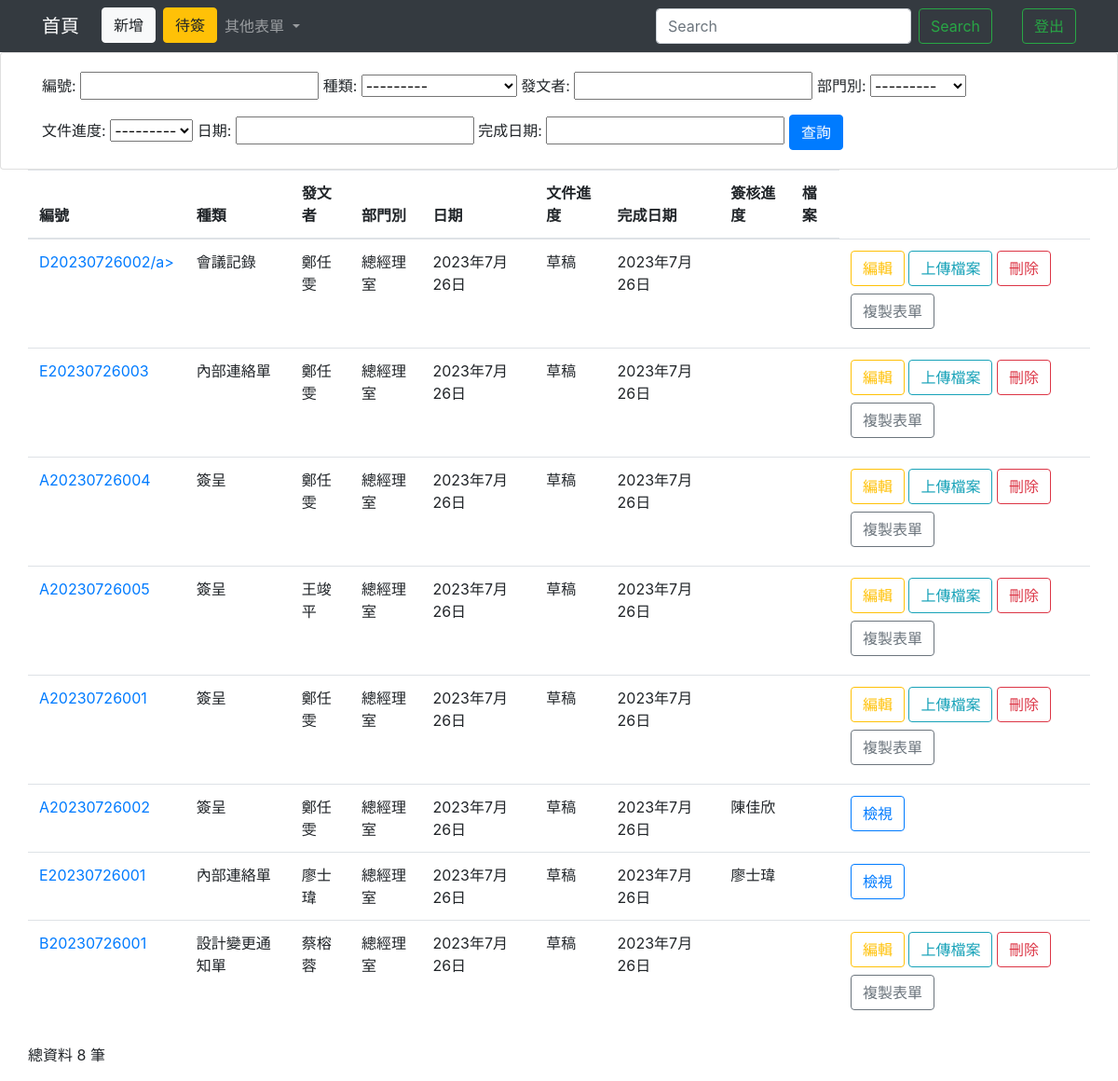
Page /homeIndex/ on the earlier database version.
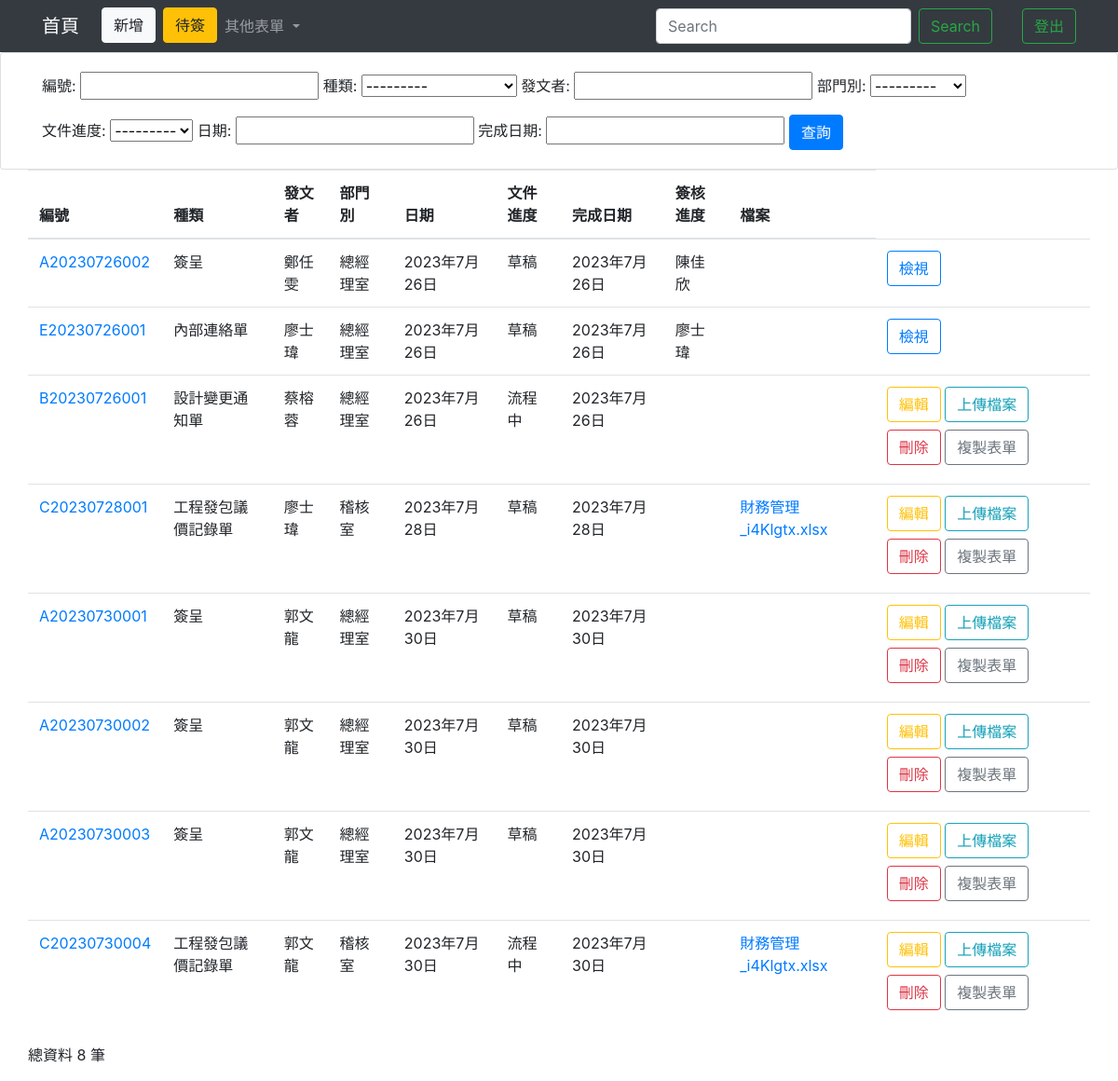
Same page on the later database version.
### testapp/models.py (models this page shows)
class Home(models.Model):
    TYPE = (("簽呈","簽呈"),("會議記錄","會議記錄"),("內部連絡單","內部連絡單"),
            ("工程發包議價記錄單","工程發包議價記錄單"),("設計變更通知單","設計變更通知單"))
    DEP = (("總經理室","總經理室"),("稽核室","稽核室"),("文管中心","文管中心"),
            ("管理部","管理部"),("業務設計部","業務設計部"),("廠務部","廠務部"))
    PRO = (("草稿","草稿"),("流程中","流程中"),("廢單","廢單"),("結案","結案"))
    REC = (("None","無"),("郭文龍","郭文龍"),("侯國興","侯國興"),("郭文河","郭文河"),("高晟琅","高晟琅"),("黃睿堂","黃睿堂"),("鄭任雯","鄭任雯"),("高麗華","高麗華"),("侯宗仁","侯宗仁"),("黃美禎","黃美禎"),("江水木","江水木"),("吳建進","吳建進"),("王韋盛","王韋盛"),("陳佳欣","陳佳欣"),("蔡孟亭","蔡孟亭"),("馮文明","馮文明"),("陳恆瑞","陳恆瑞"),("郭文欽","郭文欽"),("陳春能","陳春能"),("黃春北","黃春北"))
    cNumber = models.CharField(max_length=50, default='', null=False)
    cAuther = models.CharField(max_length=20, null=False)#姓名
    cDepartment = models.CharField(max_length=50,null=False, choices=DEP)#單位
    cType = models.CharField(max_length=10,default=" ",null=False, choices=TYPE)
    cProgress = models.CharField(max_length=20,null=False,default='',choices=PRO)
    cDate = models.DateField(null=False)#日期
    cEndDate = models.DateField(blank=True, null=True)
    cLock = models.CharField(max_length=5,null=False,default='否')
    cReceive  = models.CharField(max_length=20,blank=True,null=True,choices=REC)
    cFile = models.FileField(blank=True, null=True)

### testapp/views.py (the view)
# urls.py: path('homeIndex/',homeIndex),
def homeIndex(request):
    if request.user.is_authenticated:
        username=request.user.username
        authenticate=request.user.is_staff
        firstname = request.user.first_name
    if 'q' in request.GET:
        q = request.GET['q']
        multiple_q = Q(Q(cNumber__icontains=q) | Q(cType__icontains=q) | Q(cAuther__icontains=q) | Q(cProgress__icontains=q) | Q(cDate__icontains=q) | Q(cEndDate__icontains=q))
        all = Home.objects.filter(multiple_q)
    else:
        all = Home.objects.all().order_by("id")
        homeFilter = HomeFilter(request.GET, queryset=all)
        all = homeFilter.qs
    allHomeCount = len(all)
    return render(request, "homeIndex.html",locals())

### templates/homeIndex.html (shortened to what the changed rows need)
<!DOCTYPE html>
<html lang="en">
<head>
  <link rel="stylesheet" href="https://cdn.jsdelivr.net/npm/bootstrap@4.6.2/dist/css/bootstrap.min.css">
  {% load static %}
</head>
<body>
  <form action="." method="POST">
    <div class="container-lg">
      <div class="row">
        <table class="table">
          <thead>
            <th scope="col">編號</th>
            <th scope="col">種類</th>
            <th scope="col">發文者</th>
            <th scope="col">部門別</th>
            <th scope="col">日期</th>
            <th scope="col">文件進度</th>
            <th scope="col">完成日期</th>
            <th scope="col">簽核進度</th>
            <th scope="col">檔案</th>
          </thead>
          <tbody>
            {% for unit in all %}
            <tr>
              {% if unit.cType == "簽呈" %}
                <td><a href="/signView/{{unit.cNumber}}/">{{unit.cNumber}}</a> </td>
              {% elif unit.cType == "會議記錄" %}
                <td><a href="/meetingView/{{unit.cNumber}}/">{{unit.cNumber}}/a> </td>
              {% elif unit.cType == "內部連絡單" %}
                <td><a href="/contactView/{{unit.cNumber}}/">{{unit.cNumber}}</a></td>
              {% elif unit.cType == "工程發包議價記錄單" %}
                <td><a href="/contractView/{{unit.cNumber}}/">{{unit.cNumber}}</a></td>
              {% else %}
                <td><a href="/changeView/{{unit.cNumber}}/">{{unit.cNumber}}</a></td>
              {% endif %}
              <td>{{unit.cType}}</td>
              <td>{{unit.cAuther}}</td>
              <td>{{unit.cDepartment}}</td>
              <td>{{unit.cDate}}</td>
              <td>{{unit.cProgress}}</td>
              <td>{{unit.cEndDate}}</td>
              {% if unit.cReceive != "None" %}
                <td>{{unit.cReceive}}</td>
              {% else %}
              <td></td>
              {% endif %}
              {% if unit.cFile != None %}
                <td><a href="http://127.0.0.1:8000/media/{{unit.cFile}}" download>{{unit.cFile}}</a></td>
              {% else %}
                <td>{{unit.cFile}}</td>
              {% endif %}
              {% if unit.cLock == "否" %}
                {% if unit.cReceive == "None" %}
                <td>
                  <button type="button" class="btn btn-outline-warning mb-2" id="Detail/{{unit.cNumber}}" onclick="Detail(event)">編輯</button>
                  <button type="button" class="btn btn-outline-info mb-2" id="{{unit.id}}" onclick="Edit(event)">上傳檔案</button>
                  <button type="button" class="btn btn-outline-danger mb-2" id="{{unit.id}}" onclick="Delete(event)">刪除</button>
                  <button type="button" class="btn btn-outline-secondary mb-2" id="{{unit.cNumber}}" onclick="Copy(event)">複製表單</button>
                </td>
                {% else %}
                  {% if unit.cType == "簽呈" %}
                    <td>
                      <button type="button" class="btn btn-outline-primary" id="signView/{{unit.cNumber}}" onclick="View(event)">檢視</button>
                    </td>
                  {% elif unit.cType == "內部連絡單" %}
                    <td>
                      <button type="button" class="btn btn-outline-primary" id="contactView/{{unit.cNumber}}" onclick="View(event)">檢視</button>
                    </td>
                  {% elif unit.cType == "會議記錄" %}
                    <td>
                      <button type="button" class="btn btn-outline-primary" id="meetingView/{{unit.cNumber}}" onclick="View(event)">檢視</button>
                    </td>
                  {% elif unit.cType == "工程發包議價記錄單" %}
                    <td>
                      <button type="button" class="btn btn-outline-primary" id="contractView/{{unit.cNumber}}" onclick="View(event)">檢視</button>
                    </td>
                  {% else %}
                    <td>
                      <button type="button" class="btn btn-outline-primary" id="changeView/{{unit.cNumber}}" onclick="View(event)">檢視</button>
                    </td>
                  {% endif %}
                {% endif %}
              {% elif unit.cLock == "是" and authenticate == True %}
              <td>
                <button type="button" class="btn btn-outline-info" id="{{unit.id}}" onclick="Edit(event)">編輯</button>
              </td>
              {% endif %}
            </tr>
            {% endfor %}
          </tbody>
        </table>
      </div>
    </div>
  </form>
</body>
</html>

Differences in the rows shown:
removed Home: cNumber "D20230726002", cType "會議記錄", cAuther "鄭任雯", cDepartment "總經理室", cDate "2023年7月26日", cProgress "草稿", cEndDate "2023年7月26日", cReceive "None" (drawn)
removed Home: cNumber "E20230726003", cType "內部連絡單", cAuther "鄭任雯", cDepartment "總經理室", cDate "2023年7月26日", cProgress "草稿", cEndDate "2023年7月26日", cReceive "None" (drawn)
removed Home: cNumber "A20230726004", cType "簽呈", cAuther "鄭任雯", cDepartment "總經理室", cDate "2023年7月26日", cProgress "草稿", cEndDate "2023年7月26日", cReceive "None" (drawn)
removed Home: cNumber "A20230726005", cType "簽呈", cAuther "王竣平", cDepartment "總經理室", cDate "2023年7月26日", cProgress "草稿", cEndDate "2023年7月26日", cReceive "None" (drawn)
removed Home: cNumber "A20230726001", cType "簽呈", cAuther "鄭任雯", cDepartment "總經理室", cDate "2023年7月26日", cProgress "草稿", cEndDate "2023年7月26日", cReceive "None" (drawn)
changed Home "設計變更通知單": cProgress "草稿" → "流程中"
added Home: cNumber "C20230728001", cType "工程發包議價記錄單", cAuther "廖士瑋", cDepartment "稽核室", cDate "2023年7月28日", cProgress "草稿", cEndDate "2023年7月28日", cReceive "None" (drawn), cFile "財務管理_i4Klgtx.xlsx"
added Home: cNumber "A20230730001", cType "簽呈", cAuther "郭文龍", cDepartment "總經理室", cDate "2023年7月30日", cProgress "草稿", cEndDate "2023年7月30日", cReceive "None" (drawn)
added Home: cNumber "A20230730002", cType "簽呈", cAuther "郭文龍", cDepartment "總經理室", cDate "2023年7月30日", cProgress "草稿", cEndDate "2023年7月30日", cReceive "None" (drawn)
added Home: cNumber "A20230730003", cType "簽呈", cAuther "郭文龍", cDepartment "總經理室", cDate "2023年7月30日", cProgress "草稿", cEndDate "2023年7月30日", cReceive "None" (drawn)
added Home: cNumber "C20230730004", cType "工程發包議價記錄單", cAuther "郭文龍", cDepartment "稽核室", cDate "2023年7月30日", cProgress "流程中", cEndDate "2023年7月30日", cReceive "None" (drawn), cFile "財務管理_i4Klgtx.xlsx"
